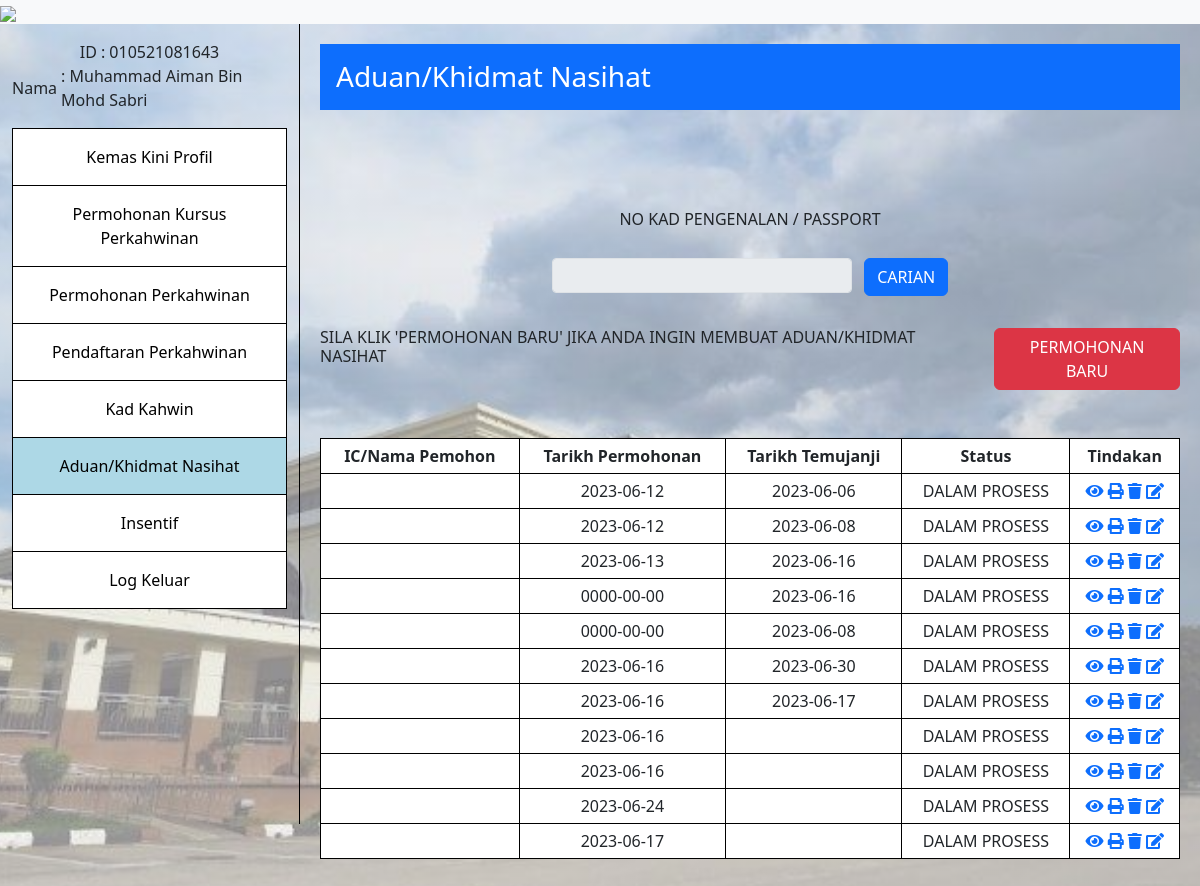
/App/ManageConsultation/applicationDetails.php (signed in), run on the app's committed database.
### tables this page shows
CREATE TABLE `complaint` (
  `complaint_id` int(11) NOT NULL,
  `complaint_date` date NOT NULL,
  `complaint_desc` text NOT NULL
);

CREATE TABLE `consultation` (
  `consultation_ID` int(11) NOT NULL,
  `consultation_session_no` int(11) NOT NULL,
  `consultation_additional` varchar(10) NOT NULL,
  `consultation_date` date NOT NULL,
  `consultation_time` time NOT NULL
);

### BusinessServices/controllers/ManageConsultationController/complaintController.php (called while the page is built, shortened)
<?php
class complaintController extends complaint
{
    public function getDataComplaint()
    {
        try {
            $connection = $this->getConnection();
            $query = "SELECT complaint_ID, complaint_date, complaint_desc, complaint_date FROM complaint";
            $result = mysqli_query($connection, $query);
            $complaintData = mysqli_fetch_all($result, MYSQLI_ASSOC);
            return $complaintData;
        } catch (Exception $e) {
            echo "Error: " . $e->getMessage();
            return null;
        }
    }
}

### BusinessServices/controllers/ManageConsultationController/consultationController.php (called while the page is built, shortened)
<?php
class consultationController extends consultation
{
    public function getDataConsultation()
    {
        try {
            $connection = $this->getConnection();
            $query = "SELECT consultation_ID, consultation_date, consultation_time FROM consultation";
            $result = mysqli_query($connection, $query);
            $consultationData = mysqli_fetch_all($result, MYSQLI_ASSOC);
            return $consultationData;
        } catch (Exception $e) {
            echo "Error: " . $e->getMessage();
            return null;
        }
    }
}

### App/ManageConsultation/applicationDetails.php (the view, shortened to what this page needs)
<!DOCTYPE html>
<html lang="en">
<head>
    <link rel="stylesheet" href="https://cdn.jsdelivr.net/npm/bootstrap@5.3.0/dist/css/bootstrap.min.css">
    <link rel="stylesheet" href="https://cdnjs.cloudflare.com/ajax/libs/font-awesome/5.15.4/css/all.min.css">
    <link rel="stylesheet" href="../../../ezkahwin/public/css/styles.css">
</head>
<body>
    <?php
    require_once 'C:\xampp\htdocs\ezkahwin\BusinessServices\controllers\ManageConsultationController\complaintController.php';
    require_once 'C:\xampp\htdocs\ezkahwin\BusinessServices\controllers\ManageConsultationController\consultationController.php';
    $complaintController = new complaintController();
    $complaintData = $complaintController->getDataComplaint();
    $consultationController = new consultationController();
    $consultationData = $consultationController->getDataConsultation();
    ?>
    <?php include "../Component/header.php"; ?>
    <div class="container-fluid">
        <div class="row">
            <?php
            include "../Component/sidebar.php";
            ?>
            <div class="col-md-9 content">
                <div class="content-title bg-primary text-white p-3">
                    <h1 class="h3 m-0">Aduan/Khidmat Nasihat</h1>
                </div>
                <div class="contentBox mt-3">
                    <div class="desc">
                        <div style="margin-top: 100px;">
                            <form class="row g-3">
                                <h6 align="center">NO KAD PENGENALAN / PASSPORT</h6><br><br>
                                <div class="d-flex justify-content-center">
                                    <input type="text" style="width: 300px; height: 35px;" class="form-control form-control-sm" id="icnum" name="icnum" disabled>
                                    <button type="submit" onclick="window.location.href = 'applicationDetails.php';" class="btn btn-primary mb-3">CARIAN</button>
                                </div>
                                <div class="d-flex justify-content-center">
                                    <h6>SILA KLIK 'PERMOHONAN BARU' JIKA ANDA INGIN MEMBUAT ADUAN/KHIDMAT NASIHAT</h6>
                                    <button type="button" onclick="window.location.href = 'complaintForm.php';" class="btn btn-danger">PERMOHONAN BARU</button>
                                </div>
                            </form>
                            <br><br>
                            <?php
                            if (!empty($complaintData && $consultationData)) {
                                echo "<table style='border: 1px solid black; border-collapse: collapse; width: 100%; background-color: white;'>";
                                echo "<tr>";
                                echo "<th style='border: 1px solid black; padding: 5px; text-align: center;'>IC/Nama Pemohon</th>";
                                echo "<th style='border: 1px solid black; padding: 5px; text-align: center;'>Tarikh Permohonan</th>";
                                echo "<th style='border: 1px solid black; padding: 5px; text-align: center;'>Tarikh Temujanji</th>";
                                echo "<th style='border: 1px solid black; padding: 5px; text-align: center;'>Status</th>";
                                echo "<th style='border: 1px solid black; padding: 5px; text-align: center;'>Tindakan</th>";
                                echo "</tr>";
                                foreach ($complaintData as $complaint) {
                                    $complaint_ID = $complaint['complaint_ID'];
                                    $complaint_date = $complaint['complaint_date'];
                                    $consultation_date = '';
                                    foreach ($consultationData as $consultation) {
                                        if ($consultation['consultation_ID'] === $complaint_ID) {
                                            $consultation_date = $consultation['consultation_date'];
                                            break;
                                        }
                                    }
                                    echo "<tr>";
                                    echo "<td style='border: 1px solid black; padding: 5px; text-align: center;'></td>";
                                    echo "<td style='border: 1px solid black; padding: 5px; text-align: center;'>$complaint_date</td>";
                                    echo "<td style='border: 1px solid black; padding: 5px; text-align: center;'>$consultation_date</td>";
                                    echo "<td style='border: 1px solid black; padding: 5px; text-align: center;'>DALAM PROSESS</td>";
                                    echo "<td style='border: 1px solid black; padding: 5px; text-align: center;'>";
                                    echo "<a href='complaintForm.php?id=$complaint_ID' style='text-decoration: none;'><i class='fas fa-eye'></i></a>&nbsp;";
                                    echo "<a href='javascript:void(0);' onclick='printComplaint($complaint_ID)' style='text-decoration: none;'><i class='fas fa-print'></i></a>&nbsp;";
                                    echo "<a href='applicationDetails.php?id=$complaint_ID' style='text-decoration: none;' onclick='return confirm(\"Are you sure you want to delete this complaint?\");'><i class='fas fa-trash'></i></a>&nbsp;";
                                    echo "<a href='complaintForm.php?id=$complaint_ID' style='text-decoration: none;'><i class='fas fa-edit'></i></a>";
                                    echo "</td>";
                                    echo "</tr>";
                                }
                                echo "</table>";
                                echo "<br><br>";
                            } else {
                                echo "No complaints found.";
                            }
                            ?>
                        </div>
                    </div>
                </div>
            </div>
        </div>
</body>
</html>

### public/css/styles.css (style rules this page uses)
body { background: linear-gradient(rgba(255, 255, 255, 0.5), rgba(255, 255, 255, 0.5)), url("../Images/background.jpg"); background-size: cover; background-repeat: no-repeat; background-position: center; }
.content { padding: 20px; background-color: transparent; }
.content-title { background-color: blue; color: white; padding: 10px; }

### data on the page
complaint: complaint_date "2023-06-12"
consultation: consultation_date "2023-06-06"
complaint: complaint_date "2023-06-12"
consultation: consultation_date "2023-06-08"
complaint: complaint_date "2023-06-13"
consultation: consultation_date "2023-06-16"
complaint: complaint_date "0000-00-00"
consultation: consultation_date "2023-06-16"
complaint: complaint_date "0000-00-00"
consultation: consultation_date "2023-06-08"
complaint: complaint_date "2023-06-16"
consultation: consultation_date "2023-06-30"
complaint: complaint_date "2023-06-16"
consultation: consultation_date "2023-06-17"
complaint: complaint_date "2023-06-16"
complaint: complaint_date "2023-06-16"
complaint: complaint_date "2023-06-24"
complaint: complaint_date "2023-06-17"

### other printed values
$icnum "010521081643"
$name "Muhammad Aiman Bin Mohd Sabri"
